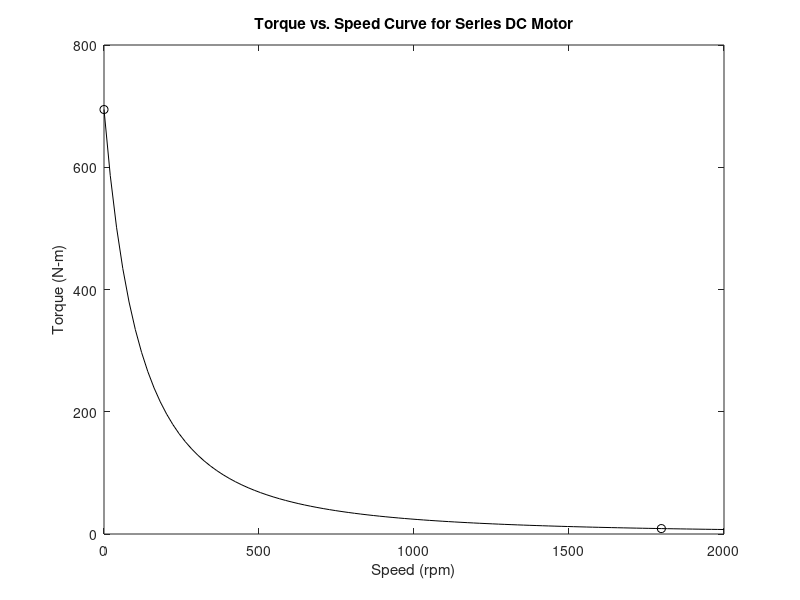

This chart was generated by the following MATLAB code:
Ra=0.3;
Rf=0.3;
kf=0.025;
Va=100;

w=linspace(0,2000);
T=zeros(1,100);
for i = 1:100
    T(i) = kf*Va^2/(Ra+Rf+kf*w(i)*2*pi/60)^2;
end

plot(w,T,'k')
hold on
ylim([0 800])
plot(w(1),T(1),'ko')
plot(w(90),T(90),'ko')
xlabel('Speed (rpm)')
ylabel('Torque (N-m)')
title('Torque vs. Speed Curve for Series DC Motor')